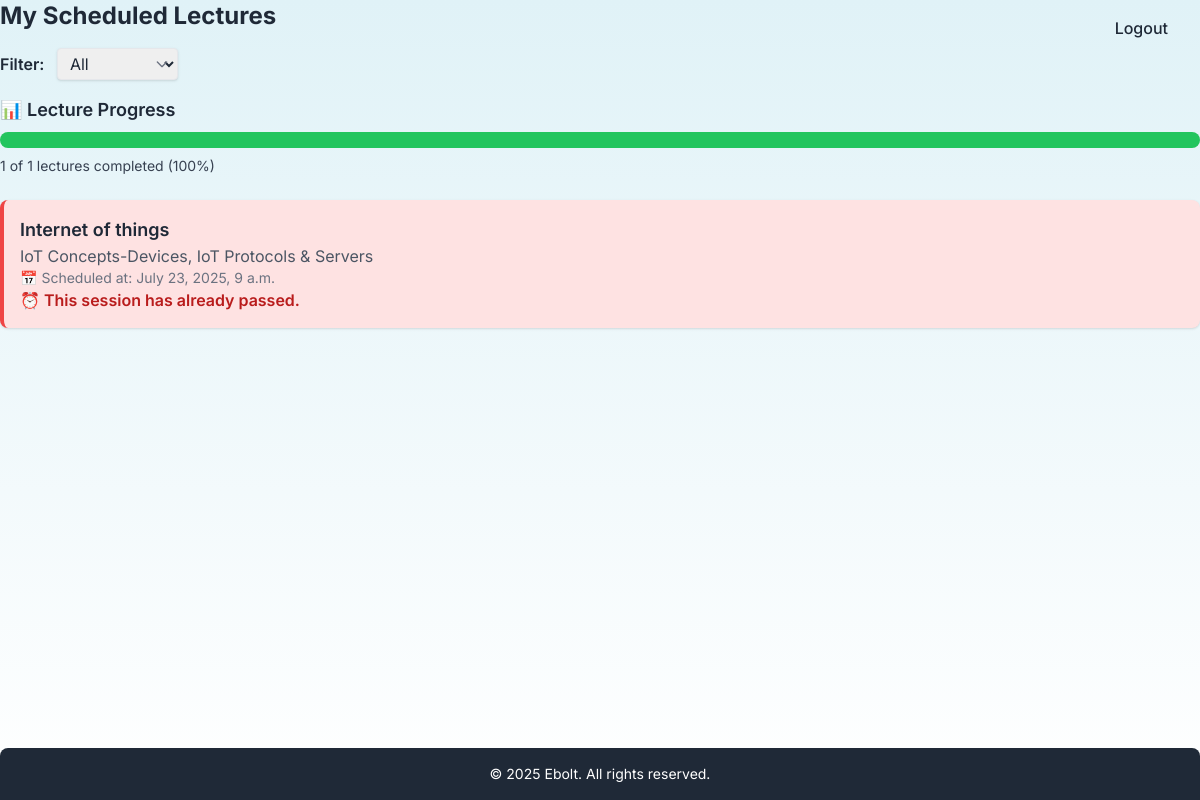
/my_lectures/ (signed in), run on the app's committed database.
### notes/models.py (models this page shows, shortened)
class Lecture(models.Model):
    user = models.ForeignKey(User, on_delete=models.CASCADE)
    title = models.CharField(max_length=200)
    description = models.TextField(blank=True)
    scheduled_at = models.DateTimeField()
    created_at = models.DateTimeField(auto_now_add=True)
    reminder_sent = models.BooleanField(default=False)

### notes/views.py (the view)
# urls.py: path('my_lectures/', views.my_lectures_view, name='my_lectures'),
@login_required
def my_lectures_view(request):
    now = timezone.now()
    reminder_window = now + timedelta(hours=24)
    filter_option = request.GET.get('filter', 'all')
    lectures = Lecture.objects.filter(user=request.user)
    if filter_option == 'upcoming':
        lectures = lectures.filter(scheduled_at__gte=now)
    elif filter_option == 'completed':
        lectures = lectures.filter(scheduled_at__lt=now)
    completed_count = lectures.filter(scheduled_at__lt=now).count()
    upcoming_count = lectures.filter(scheduled_at__gte=now).count()
    total = lectures.count()
    completed_percent = round((completed_count / total) * 100) if total > 0 else 0
    for lecture in lectures:
        if lecture.scheduled_at > now:
            delta = lecture.scheduled_at - now
            total_minutes = int(delta.total_seconds() / 60)
            hours = total_minutes // 60
            minutes = total_minutes % 60
            lecture.remaining_time = f"{hours} hours, {minutes} minutes"
        else:
            lecture.remaining_time = None
    return render(request, 'my_lectures.html', {
        'lectures': lectures,
        'now': now,
        'reminder_window': reminder_window,
        'completed_count': completed_count,
        'upcoming_count': upcoming_count,
        'completed_percent': completed_percent,
        'selected_filter': filter_option
    })

### notes/templates/my_lectures.html (shortened to what this page needs)
{% extends 'base.html' %}
{% block content %}
<h2 class="text-2xl font-bold mb-4">My Scheduled Lectures</h2>
{% if lectures %}
    <form method="get" class="mb-4 relative inline-block">
        <label for="filter" class="mr-2 font-semibold">Filter:</label>
        <select name="filter" id="filter" onchange="this.form.submit()" class="border px-2 py-1 rounded shadow">
            <option value="all" {% if selected_filter == 'all' %}selected{% endif %}>All</option>
        </select>
        <div class="pointer-events-none absolute inset-y-0 right-0 flex items-center px-2 text-gray-500">
        </div>
    </form>
    <div class="mb-6">
        <h3 class="text-lg font-semibold mb-2">📊 Lecture Progress</h3>
        <div class="w-full bg-gray-200 rounded-full h-4">
            <div class="bg-green-500 h-4 rounded-full transition-all duration-300"
                 style="width: {{ completed_percent }}%;"></div>
        </div>
        <p class="text-sm mt-2 text-gray-700">
            {{ completed_count }} of {{ lectures.count }} lectures completed ({{ completed_percent }}%)
        </p>
    </div>
    <ul class="space-y-4">
        {% for lecture in lectures %}
            {% if lecture.scheduled_at < now %}
                <li class="p-4 rounded-lg shadow bg-red-100 border-l-4 border-red-500">
                    <h3 class="text-lg font-semibold">{{ lecture.title }}</h3>
                    <p class="text-gray-600">{{ lecture.description }}</p>
                    <p class="text-sm text-gray-500">📅 Scheduled at: {{ lecture.scheduled_at }}</p>
                    <p class="text-red-700 font-semibold">⏰ This session has already passed.</p>
                </li>
            {% endif %}
        {% endfor %}
    </ul>
{% else %}
    <p>No lectures scheduled yet.</p>
{% endif %}
{% endblock %}

### notes/templates/base.html (style rules this page uses)
body { font-family: "Inter", sans-serif; background: linear-gradient(to bottom, #e0f2f7, #ffffff); }

### data on the page
Lecture: title "Internet of things", description "IoT Concepts-Devices, IoT Protocols & Servers", scheduled_at "July 23, 2025, 9 a.m."

### other printed values
{{ completed_count }} "1"
{{ lectures.count }} "1"
{{ completed_percent }} "100"
